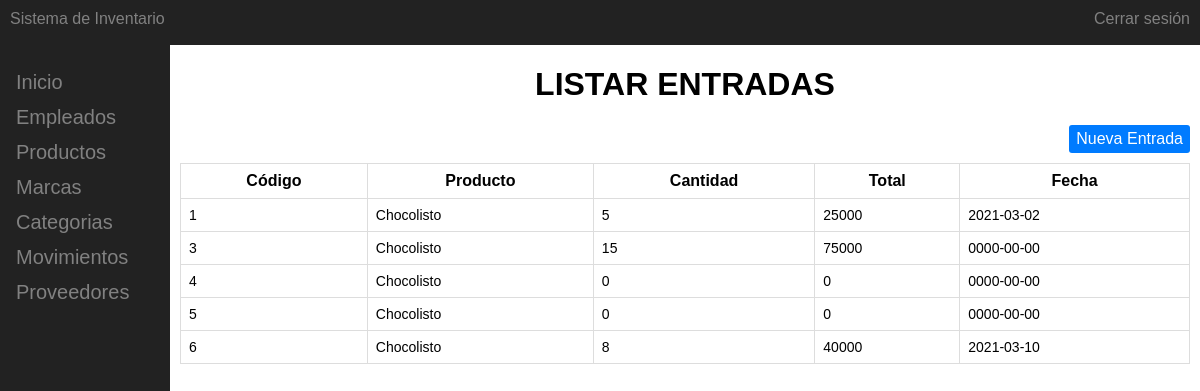
The app's page /index.php?view=controller/entradas.php (signed in) with its own data.
### tables this page shows
CREATE TABLE `movimientos` (
  `id_movimiento` int(11) NOT NULL,
  `id_producto` int(11) NOT NULL COMMENT 'Llave foranea del Id del producto proveniente de la tabla Productos',
  `cantidad` int(11) NOT NULL COMMENT 'Cantidad del producto',
  `total` int(11) NOT NULL,
  `fecha` date NOT NULL COMMENT 'Fecha del movimiento',
  `id_persona` int(11) DEFAULT NULL COMMENT 'Llave foranea del Id de la persona proveniente de la tabla Personas',
  `movimiento` varchar(10) NOT NULL COMMENT 'Tipo de movimiento'
);

CREATE TABLE `productos` (
  `id_producto` int(11) NOT NULL,
  `nombre` varchar(25) NOT NULL COMMENT 'Nombre del producto',
  `descripcion` varchar(45) DEFAULT NULL COMMENT 'Descripcion del producto',
  `cantidad` int(11) NOT NULL,
  `precio_entrada` float NOT NULL COMMENT 'Precio del producto',
  `precio_salida` float NOT NULL,
  `id_categoria` int(5) NOT NULL,
  `id_marca` int(11) NOT NULL,
  `id_estado` int(5) DEFAULT 1,
  `fecha_registro` date DEFAULT NULL COMMENT 'Fecha de vencimiento del producto'
);

### index.php (called while the page is built)
<?php
require_once 'controller/inicio.php';
?>

### model/conexion.php (called while the page is built)
<?php
class Conexion
{
    public static function Conectar()
    {
        try
        {
            $conexion = new PDO('mysql:host=localhost;dbname=inventario','root','');
            $conexion->setAttribute(PDO::ATTR_ERRMODE, PDO::ERRMODE_EXCEPTION);
            $conexion->exec("SET CHARACTER SET UTF8");
        }
        catch(Exception $e)
        {
            die("Error" . $e->getMessage());
            echo "Linea del error" . $e->getLine();
        }
        return $conexion;
    }
}
?>

### model/movimiento.php (called while the page is built, shortened)
<?php
require_once 'model/conexion.php';
class Movimiento
{
	public function Movimiento()
	{
		$this->conexion = Conexion::Conectar();
	}
    public function consultarEntradas()
	{
		$consulta=$this->conexion->prepare("SELECT m.id_movimiento, p.nombre, m.cantidad, m.total ,m.fecha , m.movimiento FROM movimientos AS m JOIN productos AS p ON m.id_producto = p.id_producto WHERE movimiento = 'entrada'");
		$consulta->execute();
		return $consulta;
	}
}
?>

### controller/entradas.php (the view, shortened to what this page needs)
<?php
require_once "model/movimiento.php";
$producto = new Movimiento();
$resultado = $producto->consultarEntradas();
?>
<h1 align="center"> LISTAR ENTRADAS</h1>
<a href="index.php?view=controller/agregar_entradas.php" class="add-btn"> Nueva Entrada</a>
<table class="table">
  <tr>
    <th>C&oacute;digo</th>
    <th>Producto</th>
    <th>Cantidad</th>
    <th>Total</th>
    <th>Fecha</th>
  </tr>
  <?php
    foreach ($resultado as $registro) {
	?>
	<tr>
  <td><?php  echo $registro['id_movimiento'];  ?> </td>
  <td><?php  echo $registro['nombre'];  ?> </td>
  <td><?php  echo $registro['cantidad'];  ?></td>
  <td><?php  echo $registro['total'];  ?></td>
  <td><?php  echo $registro['fecha'];  ?></td>
  </tr>
  <?php  }  ?>
</table>

### controller/inicio.php (shortened to what this page needs)
<?php
    $userSession = new Sesion();
    if(isset($_SESSION['user'])){
        include_once 'view/inicio.php';
    }else if(isset($_POST['email']) && isset($_POST['password'])){
        $email = $_POST['email'];
        $password = $_POST['password'];
        $user = new Usuario();
        if($user->verificarUsuario($email, $password)){
            $userSession->setUsuario($email);
            $user->setUsuario($email);
            include_once 'view/inicio.php';
        }else{
            $errorLogin = "Correo electronico y/o Contraseña incorrecta";
            include_once 'view/login.php';
        }
    }else{
        include_once 'view/login.php';
    }
?>

### view/inicio.php (shortened to what this page needs)
<?php
  extract ($_REQUEST);
?>
<!DOCTYPE html>
<html lang="en">
<head>
    <link rel="stylesheet" href="//cdnjs.cloudflare.com/ajax/libs/bootstrap-datepicker/1.3.0/css/datepicker3.min.css" />
    <link rel="stylesheet" href=" css/estilos.css">
</head>
<body>
    <div id="divContenedor">
      <div id="divEncabezado"> <?php include "view/encabezado.php";?></div>
      <div id="divMenu">
        <a href="index.php?view=controller/bienvenida.php">Inicio</a>
        <a href="index.php?view=controller/empleados.php">Empleados</a>
        <a href="index.php?view=controller/productos.php">Productos</a>
        <a href="index.php?view=controller/marcas.php">Marcas</a>
        <a href="index.php?view=controller/categorias.php">Categorias</a>
        <a href="#" class="submenu-toggle">
          <span>Movimientos</span>
        </a>
        <a href="index.php?view=controller/proveedores.php">Proveedores</a>
      </div>
      <div id="divContenido">
        <?php include_once $view; ?>
      </div>
    </div>
</body>
</html>

### view/encabezado.php
<div id="top-menu">
    <ul>
        <li>Sistema de Inventario</li>
        <li class="logout"><a href="controller/salir.php">Cerrar sesión</a></li>
    </ul>
</div>

### css/estilos.css (style rules this page uses)
body { font-family: Arial, Helvetica, sans-serif; margin:0px; }
.add-btn { color:#fff; background-color: #007bff; border-color: #007bff; font-size: 16px; border-radius: 3px; padding:5px 7px; float: right; text-decoration: none; margin-bottom: 10px; }
.table { width: 100%; border: 1px solid #ddd; border-collapse: collapse; }
.table td { border: 1px solid #ddd; padding:8px; font-size: 14px; }
.table th { font-weight: bold; border: 1px solid #ddd; padding:8px; }
#top-menu { background-color: #222; padding: 10px; color: #818181; z-index: 0; height: 25px; }
#top-menu ul { margin: 0; padding: 0; list-style: none; display: inline-block; width: 100%; }
#top-menu ul li { display: inline; }
#top-menu ul li a { color: #818181; text-decoration: none; }
.logout { float: right; }
#divContenido { margin-left: 170px; padding-left: 10px; padding-right: 10px; }
#divMenu { height: 100%; width: 160px; position: fixed; z-index: 1; top: 38; left: 0; background-color: #222; overflow-x: hidden; padding-top: 20px; padding-right: 10px; }
#divMenu a { padding: 6px 8px 6px 16px; text-decoration: none; font-size: 20px; color: #818181; display: block; }
li { list-style-type: none; }

### records on screen
movimientos: id_movimiento "1", id_producto.nombre "Chocolisto", cantidad "5", total "25000", fecha "2021-03-02"
movimientos: id_movimiento "3", id_producto.nombre "Chocolisto", cantidad "15", total "75000", fecha "0000-00-00"
movimientos: id_movimiento "4", id_producto.nombre "Chocolisto", cantidad "0", total "0", fecha "0000-00-00"
movimientos: id_movimiento "5", id_producto.nombre "Chocolisto", cantidad "0", total "0", fecha "0000-00-00"
movimientos: id_movimiento "6", id_producto.nombre "Chocolisto", cantidad "8", total "40000", fecha "2021-03-10"
